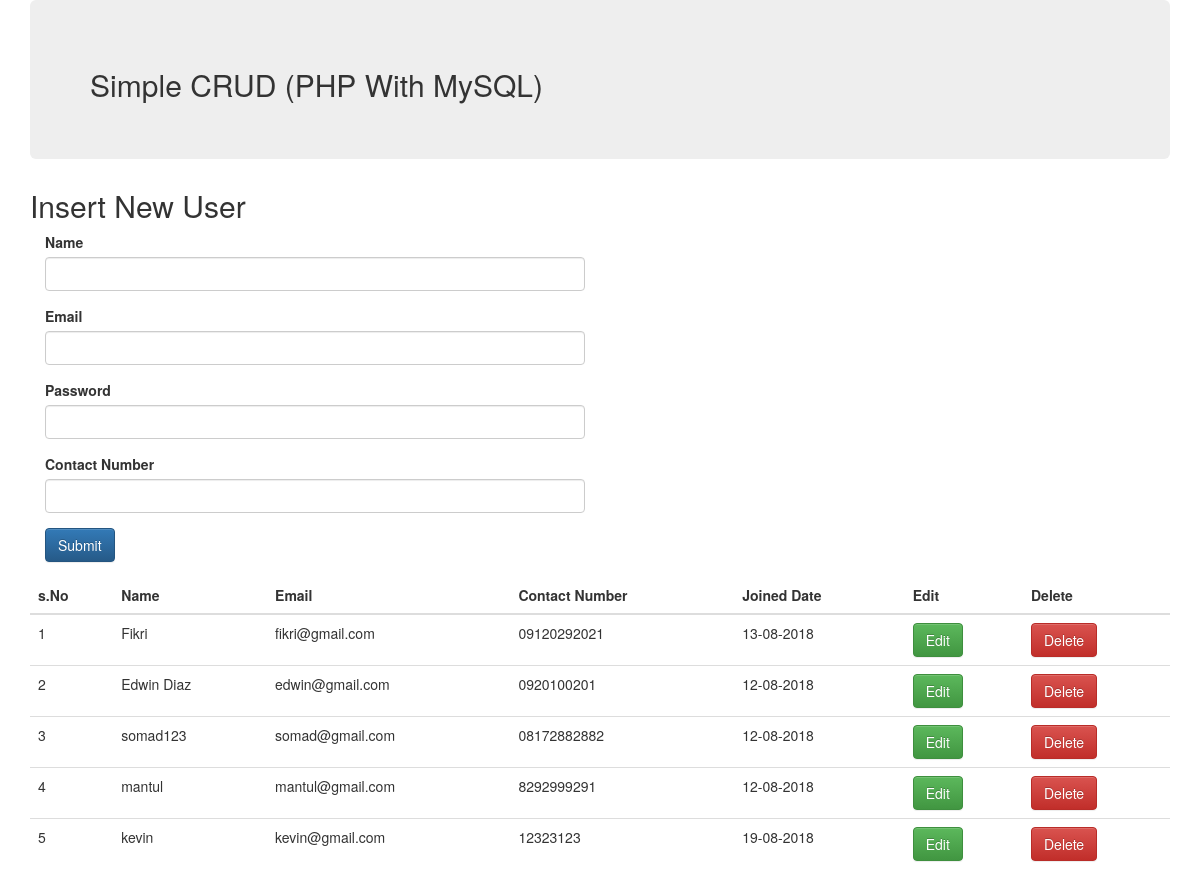
Screenshot of /6-PHP/index.php with the database file from the repository.
### tables this page shows
CREATE TABLE `users` (
  `id` int(11) NOT NULL AUTO_INCREMENT,
  `name` text,
  `email` text,
  `password` text,
  `date` datetime DEFAULT CURRENT_TIMESTAMP,
  `contact_number` text,
  PRIMARY KEY (`id`)
);

### 6-PHP/index.php (the view, shortened to what this page needs)
<?php
$conn = mysqli_connect(HOST, USERNAME, PASSWORD, DATABASE);
?>
    <!doctype html>
    <html lang="en">
    <head>
        <link rel="stylesheet" href="//maxcdn.bootstrapcdn.com/bootstrap/3.3.6/css/bootstrap.min.css">
        <link rel="stylesheet" href="//maxcdn.bootstrapcdn.com/bootstrap/3.3.6/css/bootstrap-theme.min.css">
    </head>
    <body>
    <div class="container">
        <div class="jumbotron">
            <h2>Simple CRUD (PHP With MySQL)</h2>
        </div>
        <?php
        if (isset($_GET['edit_id'])) {
            $sql = "SELECT *
                    FROM users
                    WHERE id = '{$_GET['edit_id']}'";
            $run = mysqli_query($conn, $sql);
            while ($rows = mysqli_fetch_assoc($run)) {
                $user = $rows['name'];
                $email = $rows['email'];
                $password = $rows['password'];
                $date = $rows['date'];
                $contactNumber = $rows['contact_number'];
            }
            ?>
            <h2>Edit User</h2>
            <form class="col-md-6" method="post">
                <div class="form-group">
                    <label for="edit_user">Name</label>
                    <input type="text" class="form-control" value="<?=$user?>" name="edit_user" required>
                </div>
                <div class="form-group">
                    <label for="edit_email">Email</label>
                    <input type="email" class="form-control" value="<?=$email?>" name="edit_email" required>
                </div>
                <div class="form-group">
                    <label for="edit_password">Password</label>
                    <input type="password" name="edit_password"  class="form-control"  value="<?=$password?>" required>
                </div>
                <div class="form-group">
                    <label for="edit_contact_number">Contact Number</label>
                    <input type="text" name="edit_contact_number" class="form-control"  value="<?=$contactNumber?>" >
                </div>
                <div class="form-group">
                    <input type="hidden" value="<?=$_GET['edit_id']?>" name="edit_user_id">
                    <input type="submit" value="Done Editing" class="btn btn-primary" name="edit_user_btn">
                </div>
            </form>
        <?php } else { ?>
            <h2>Insert New User</h2>
            <form class="col-md-6" method="post">
                <div class="form-group">
                    <label for="username">Name</label>
                    <input type="text" class="form-control" name="username" required>
                </div>
                <div class="form-group">
                    <label for="email">Email</label>
                    <input type="email" class="form-control" name="email" required>
                </div>
                <div class="form-group">
                    <label for="password">Password</label>
                    <input type="password" class="form-control" name="password" required>
                </div>
                <div class="form-group">
                    <label for="contact_number">Contact Number</label>
                    <input type="text" class="form-control" name="contact_number">
                </div>
                <div class="form-group">
                    <input type="submit" value="Submit" class="btn btn-primary" name="submit_user">
                </div>
            </form>
        <?php }
        ?>
        <?php
        $sql = "SELECT id, name, email, contact_number, DATE_FORMAT(DATE(date), '%d-%m-%Y') as date FROM users";
        $run = mysqli_query($conn, $sql);
        echo "
    <table class='table'>
        <thead>
            <tr>
                <th>s.No</th>
                <th>Name</th>
                <th>Email</th>
                <th>Contact Number</th>
                <th>Joined Date</th>
                <th>Edit</th>
                <th>Delete </th>
            </tr>
        </thead>
        <tbody>
        ";
        $c = 1;
        while ($rows = mysqli_fetch_assoc($run)) {
            echo "
            <tr>
                <td>$c</td>
                <td>{$rows['name']}</td>
                <td>{$rows['email']}</td>
                <td>{$rows['contact_number']}</td>
                <td>{$rows['date']}</td>
                <td><a href='index.php?edit_id={$rows['id']}' class='btn btn-success'>Edit</a></td>
                <td><a href='index.php?del_id={$rows['id']}' class='btn btn-danger'>Delete</a></td>
            </tr>
        ";
            $c++;
        }
        echo  "</tbody>
</table>";
        ?>
    </div>
    </body>
    </html>

### rows the page displays
users: name "Fikri", email "fikri@gmail.com", contact_number "09120292021", date "13-08-2018"
users: name "Edwin Diaz", email "edwin@gmail.com", contact_number "0920100201", date "12-08-2018"
users: name "somad123", email "somad@gmail.com", contact_number "08172882882", date "12-08-2018"
users: name "mantul", email "mantul@gmail.com", contact_number "8292999291", date "12-08-2018"
users: name "kevin", email "kevin@gmail.com", contact_number "12323123", date "19-08-2018"
